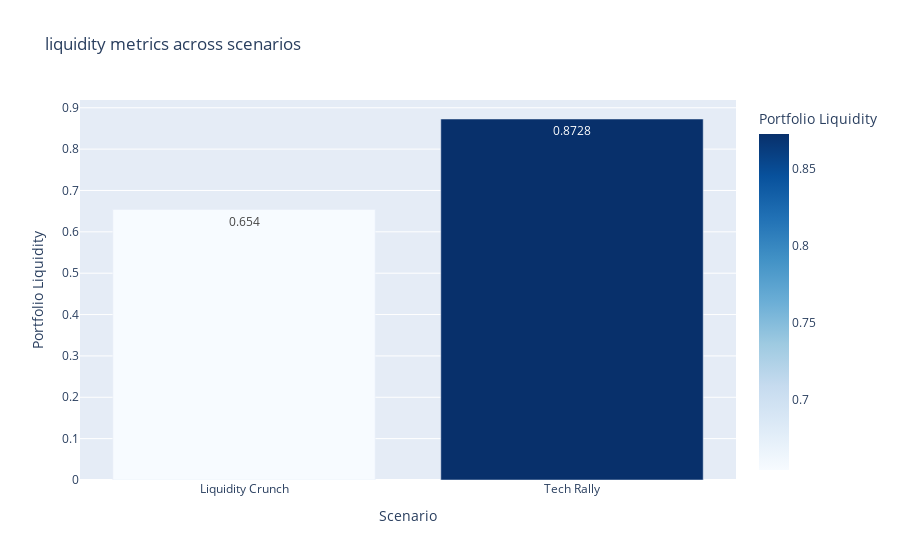

Source (notebook cell):
### Code cell
scores = {t: 0.8 for t in portfolio.tickers}  
lm = LiquidityMetrics(portfolio, scores)

lm.apply_scenario("Liquidity Crunch", {"Equity": -0.2, "Bond": -0.05})
lm.apply_scenario("Tech Rally", {"Equity": 0.1, "Bond": 0.02})

liq_df = lm.summary().reset_index()
liq_df.rename(columns={liq_df.columns[0]: "Scenario"}, inplace=True)

print("Liquidity scenarios applied successfully.")
display(liq_df)

fig_liq = px.bar(
    liq_df,
    x="Scenario",
    y="Portfolio Liquidity",
    text="Portfolio Liquidity",
    color="Portfolio Liquidity",
    color_continuous_scale="Blues",
    title="liquidity metrics across scenarios"
)
fig_liq.show()

### Figure 1 — Plotly figure (JSON) as saved in the notebook; plotly's stock layout.template omitted (floating-point values rounded to 4 significant figures)
{"data": [{"hovertemplate": "Scenario=%{x}<br>Portfolio Liquidity=%{marker.color}<extra></extra>", "legendgroup": "", "marker": {"color": [0.654, 0.8728], "coloraxis": "coloraxis", "pattern": {"shape": ""}}, "name": "", "orientation": "v", "showlegend": false, "text": [0.654, 0.8728], "textposition": "auto", "type": "bar", "x": ["Liquidity Crunch", "Tech Rally"], "xaxis": "x", "y": [0.654, 0.8728], "yaxis": "y"}], "layout": {"barmode": "relative", "coloraxis": {"colorbar": {"title": {"text": "Portfolio Liquidity"}}, "colorscale": [[0, "rgb(247,251,255)"], [0.125, "rgb(222,235,247)"], [0.25, "rgb(198,219,239)"], [0.375, "rgb(158,202,225)"], [0.5, "rgb(107,174,214)"], [0.625, "rgb(66,146,198)"], [0.75, "rgb(33,113,181)"], [0.875, "rgb(8,81,156)"], [1, "rgb(8,48,107)"]]}, "legend": {"tracegroupgap": 0}, "title": {"text": "liquidity metrics across scenarios"}, "xaxis": {"anchor": "y", "domain": [0, 1], "title": {"text": "Scenario"}}, "yaxis": {"anchor": "x", "domain": [0, 1], "title": {"text": "Portfolio Liquidity"}}}}
